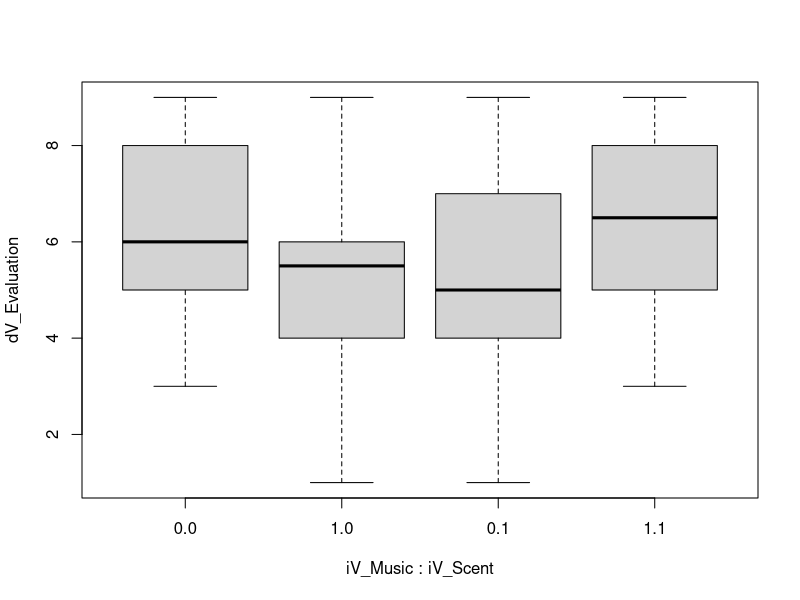

Write the R code that produced this figure.
## ---- chunk 1
#| label: libraries
#| message: false  
#| results: hide

library(tidyverse)
## ---- chunk 2
#| label: functions

compute_interaction <- function(a,b) a*b
## ---- chunk 3
#| label: data-import

data <- read.csv("Data/sim_data.csv")
# Gibt es einen speziellen Grund, warum du nicht die readr-Funktion nutzt sondern jene von Base R?
## ---- chunk 4
#| label: data-preprocessing

data$interaction <- compute_interaction(data$iV_Music, data$iV_Scent)
## ---- chunk 5
#| label: descriptive-statistics

table(data$iV_Music, data$iV_Scent) 

## ---- chunk 6
#| label: graphs

boxplot(dV_Evaluation ~ iV_Music * iV_Scent, data = data)
## ---- chunk 7
#| label: first-analysis

model <- lm(dV_Evaluation ~ iV_Music * iV_Scent, data = data)

summary(model)
## ---- chunk 8
#| label: session-info

sI <- sessionInfo(package = NULL)
print(sI)

# osVersion
